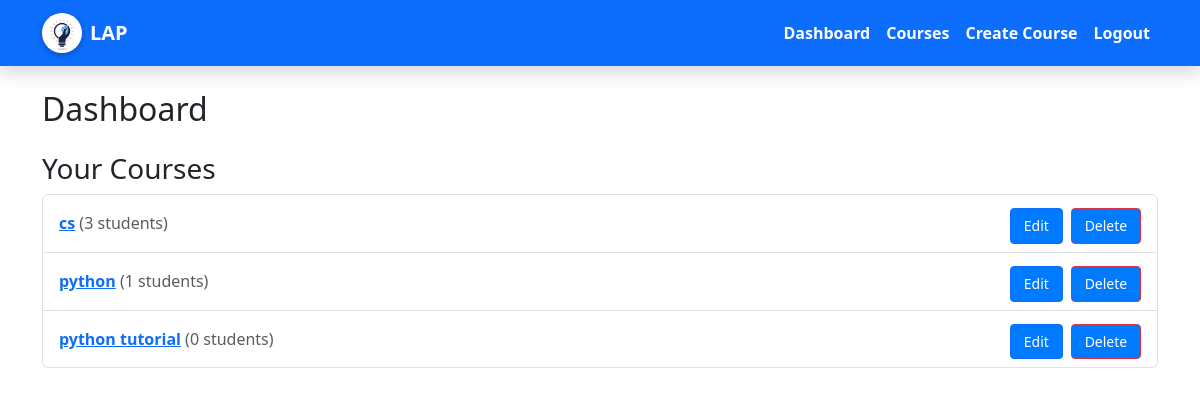
/courses/dashboard/ (signed in), run on an earlier commit of the app's database.
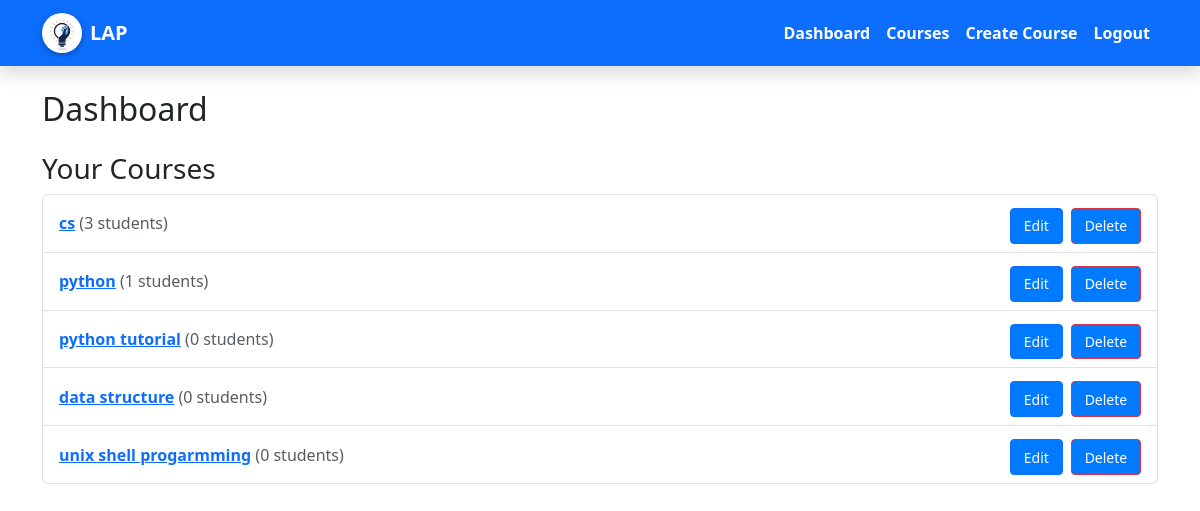
And on a later commit of the database.
### courses/models.py (models this page shows, shortened)
class Course(models.Model):
    title = models.CharField(max_length=200)
    description = models.TextField()
    category = models.ForeignKey(Category, on_delete=models.SET_NULL, null=True, blank=True)
    created_by = models.ForeignKey(User, on_delete=models.CASCADE)
    created_at = models.DateTimeField(auto_now_add=True)

### courses/views.py (the view, shortened to what this page needs)
# urls.py: path('dashboard/', views.dashboard, name='dashboard'),
@login_required
def dashboard(request):
    if request.user.profile.is_instructor:
        courses = Course.objects.filter(created_by=request.user)
        return render(request, 'auth/dashboard.html', {
            'is_instructor': True,
            'courses': courses
        })

### courses/context_processors.py (called while the page is built)
def categories(request):
    return {
        'categories': Category.objects.all()
    }

### templates/auth/dashboard.html (shortened to what this page needs)
{% extends 'base.html' %}
{% load static %}
{% block content %}
<h2 class="mb-4">Dashboard</h2>
{% if is_instructor %}
  <h3>Your Courses</h3>
  {% if courses %}
    <ul class="list-group mb-3">
      {% for course in courses %}
        <li class="list-group-item d-flex justify-content-between align-items-center">
          <div>
            <a href="{% url 'course_detail' course.id %}" class="fw-bold">{{ course.title }}</a>
            <span class="text-muted">({{ course.enrollment_set.count }} students)</span>
          </div>
          <div>
            <a href="{% url 'edit_course' course.id %}" class="btn btn-sm btn-outline-primary me-1">Edit</a>
            <a href="{% url 'delete_course' course.id %}" class="btn btn-sm btn-outline-danger">Delete</a>
          </div>
        </li>
      {% endfor %}
    </ul>
  {% else %}
    <p>You haven't created any courses yet.</p>
    <a href="{% url 'create_course' %}" class="btn btn-primary">Create a course</a>
  {% endif %}
{% endif %}
{% endblock %}

What changed in the data, as far as the page shows it:
added Course: title "data structure", enrollment_set.count "0"
added Course: title "unix shell progarmming", enrollment_set.count "0"
